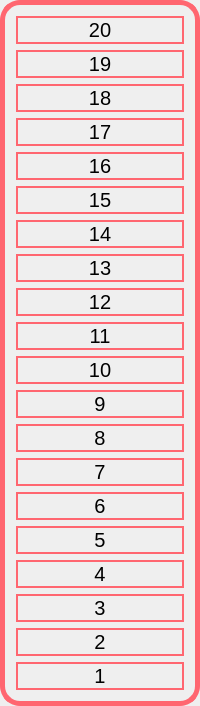
          <widget class="QFrame" name="floor">
           <property name="sizePolicy">
            <sizepolicy hsizetype="Expanding" vsizetype="Preferred">
             <horstretch>10</horstretch>
             <verstretch>0</verstretch>
            </sizepolicy>
           </property>
           <property name="layoutDirection">
            <enum>Qt::LeftToRight</enum>
           </property>
           <property name="styleSheet">
            <string notr="true">border: 5px solid #FF6670;border-radius:20px;</string>
           </property>
           <property name="frameShape">
            <enum>QFrame::NoFrame</enum>
           </property>
           <layout class="QVBoxLayout" name="verticalLayout">
            <item>
             <widget class="QLabel" name="F20">
              <property name="font">
               <font>
                <pointsize>15</pointsize>
               </font>
              </property>
              <property name="styleSheet">
               <string notr="true">border: 2px solid #FF6670;border-radius:20px;</string>
              </property>
              <property name="text">
               <string>20</string>
              </property>
              <property name="alignment">
               <set>Qt::AlignCenter</set>
              </property>
             </widget>
            </item>
            <item>
             <widget class="QLabel" name="F19">
              <property name="font">
               <font>
                <pointsize>15</pointsize>
               </font>
              </property>
              <property name="styleSheet">
               <string notr="true">border: 2px solid #FF6670;border-radius:20px;</string>
              </property>
              <property name="text">
               <string>19</string>
              </property>
              <property name="alignment">
               <set>Qt::AlignCenter</set>
              </property>
             </widget>
            </item>
            <item>
             <widget class="QLabel" name="F18">
              <property name="font">
               <font>
                <pointsize>15</pointsize>
               </font>
              </property>
              <property name="styleSheet">
               <string notr="true">border: 2px solid #FF6670;border-radius:20px;</string>
              </property>
              <property name="text">
               <string>18</string>
              </property>
              <property name="alignment">
               <set>Qt::AlignCenter</set>
              </property>
             </widget>
            </item>
            <item>
             <widget class="QLabel" name="F17">
              <property name="font">
               <font>
                <pointsize>15</pointsize>
               </font>
              </property>
              <property name="styleSheet">
               <string notr="true">border: 2px solid #FF6670;border-radius:20px;</string>
              </property>
              <property name="text">
               <string>17</string>
              </property>
              <property name="alignment">
               <set>Qt::AlignCenter</set>
              </property>
             </widget>
            </item>
            <item>
             <widget class="QLabel" name="F16">
              <property name="font">
               <font>
                <pointsize>15</pointsize>
               </font>
              </property>
              <property name="styleSheet">
               <string notr="true">border: 2px solid #FF6670;border-radius:20px;</string>
              </property>
              <property name="text">
               <string>16</string>
              </property>
              <property name="alignment">
               <set>Qt::AlignCenter</set>
              </property>
             </widget>
            </item>
            <item>
             <widget class="QLabel" name="F15">
              <property name="font">
               <font>
                <pointsize>15</pointsize>
               </font>
              </property>
              <property name="styleSheet">
               <string notr="true">border: 2px solid #FF6670;border-radius:20px;</string>
              </property>
              <property name="text">
               <string>15</string>
              </property>
              <property name="alignment">
               <set>Qt::AlignCenter</set>
              </property>
             </widget>
            </item>
            <item>
             <widget class="QLabel" name="F14">
              <property name="font">
               <font>
                <pointsize>15</pointsize>
               </font>
              </property>
              <property name="styleSheet">
               <string notr="true">border: 2px solid #FF6670;border-radius:20px;</string>
              </property>
              <property name="text">
               <string>14</string>
              </property>
              <property name="alignment">
               <set>Qt::AlignCenter</set>
              </property>
             </widget>
            </item>
            <item>
             <widget class="QLabel" name="F13">
              <property name="font">
               <font>
                <pointsize>15</pointsize>
               </font>
              </property>
              <property name="styleSheet">
               <string notr="true">border: 2px solid #FF6670;border-radius:20px;</string>
              </property>
              <property name="text">
               <string>13</string>
              </property>
              <property name="alignment">
               <set>Qt::AlignCenter</set>
              </property>
             </widget>
            </item>
            <item>
             <widget class="QLabel" name="F12">
              <property name="font">
               <font>
                <pointsize>15</pointsize>
               </font>
              </property>
              <property name="styleSheet">
               <string notr="true">border: 2px solid #FF6670;border-radius:20px;</string>
              </property>
              <property name="text">
               <string>12</string>
              </property>
              <property name="alignment">
               <set>Qt::AlignCenter</set>
              </property>
             </widget>
            </item>
            <item>
             <widget class="QLabel" name="F11">
              <property name="font">
               <font>
                <pointsize>15</pointsize>
               </font>
              </property>
              <property name="styleSheet">
               <string notr="true">border: 2px solid #FF6670;border-radius:20px;</string>
              </property>
              <property name="text">
               <string>11</string>
              </property>
              <property name="alignment">
               <set>Qt::AlignCenter</set>
              </property>
             </widget>
            </item>
            <item>
             <widget class="QLabel" name="F10">
              <property name="font">
               <font>
                <pointsize>15</pointsize>
               </font>
              </property>
              <property name="styleSheet">
               <string notr="true">border: 2px solid #FF6670;border-radius:20px;</string>
              </property>
              <property name="text">
               <string>10</string>
              </property>
              <property name="alignment">
               <set>Qt::AlignCenter</set>
              </property>
             </widget>
            </item>
            <item>
             <widget class="QLabel" name="F9">
              <property name="font">
               <font>
                <pointsize>15</pointsize>
               </font>
              </property>
              <property name="styleSheet">
               <string notr="true">border: 2px solid #FF6670;border-radius:20px;</string>
              </property>
              <property name="text">
               <string>9</string>
              </property>
              <property name="alignment">
               <set>Qt::AlignCenter</set>
              </property>
             </widget>
            </item>
            <item>
             <widget class="QLabel" name="F8">
              <property name="font">
               <font>
                <pointsize>15</pointsize>
               </font>
              </property>
              <property name="styleSheet">
               <string notr="true">border: 2px solid #FF6670;border-radius:20px;</string>
              </property>
              <property name="text">
               <string>8</string>
              </property>
              <property name="alignment">
               <set>Qt::AlignCenter</set>
              </property>
             </widget>
            </item>
            <item>
             <widget class="QLabel" name="F7">
              <property name="font">
               <font>
                <pointsize>15</pointsize>
               </font>
              </property>
              <property name="styleSheet">
               <string notr="true">border: 2px solid #FF6670;border-radius:20px;</string>
              </property>
              <property name="text">
               <string>7</string>
              </property>
              <property name="alignment">
               <set>Qt::AlignCenter</set>
              </property>
             </widget>
            </item>
            <item>
             <widget class="QLabel" name="F6">
              <property name="font">
               <font>
                <pointsize>15</pointsize>
               </font>
              </property>
              <property name="styleSheet">
               <string notr="true">border: 2px solid #FF6670;border-radius:20px;</string>
              </property>
              <property name="text">
               <string>6</string>
              </property>
              <property name="alignment">
               <set>Qt::AlignCenter</set>
              </property>
             </widget>
            </item>
            <item>
             <widget class="QLabel" name="F5">
              <property name="font">
               <font>
                <pointsize>15</pointsize>
               </font>
              </property>
              <property name="styleSheet">
               <string notr="true">border: 2px solid #FF6670;border-radius:20px;</string>
              </property>
              <property name="text">
               <string>5</string>
              </property>
              <property name="alignment">
               <set>Qt::AlignCenter</set>
              </property>
             </widget>
            </item>
            <item>
             <widget class="QLabel" name="F4">
              <property name="font">
               <font>
                <pointsize>15</pointsize>
               </font>
              </property>
              <property name="styleSheet">
               <string notr="true">border: 2px solid #FF6670;border-radius:20px;</string>
              </property>
              <property name="text">
               <string>4</string>
              </property>
              <property name="alignment">
               <set>Qt::AlignCenter</set>
              </property>
             </widget>
            </item>
            <item>
             <widget class="QLabel" name="F3">
              <property name="font">
               <font>
                <pointsize>15</pointsize>
               </font>
              </property>
              <property name="styleSheet">
               <string notr="true">border: 2px solid #FF6670;border-radius:20px;</string>
              </property>
              <property name="text">
               <string>3</string>
              </property>
              <property name="alignment">
               <set>Qt::AlignCenter</set>
              </property>
             </widget>
            </item>
            <item>
             <widget class="QLabel" name="F2">
              <property name="font">
               <font>
                <pointsize>15</pointsize>
               </font>
              </property>
              <property name="styleSheet">
               <string notr="true">border: 2px solid #FF6670;border-radius:20px;</string>
              </property>
              <property name="text">
               <string>2</string>
              </property>
              <property name="alignment">
               <set>Qt::AlignCenter</set>
              </property>
             </widget>
            </item>
            <item>
             <widget class="QLabel" name="F1">
              <property name="font">
               <font>
                <pointsize>15</pointsize>
               </font>
              </property>
              <property name="styleSheet">
               <string notr="true">border: 2px solid #FF6670;border-radius:20px;</string>
              </property>
              <property name="text">
               <string>1</string>
              </property>
              <property name="alignment">
               <set>Qt::AlignCenter</set>
              </property>
             </widget>
            </item>
           </layout>
          </widget>
